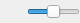
<?xml version="1.0" encoding="UTF-8"?>
<ui version="4.0">
 <class>VolumeWidget</class>
 <widget class="QWidget" name="VolumeWidget">
  <property name="geometry">
   <rect>
    <x>0</x>
    <y>0</y>
    <width>80</width>
    <height>22</height>
   </rect>
  </property>
  <property name="sizePolicy">
   <sizepolicy hsizetype="Preferred" vsizetype="Preferred">
    <horstretch>0</horstretch>
    <verstretch>0</verstretch>
   </sizepolicy>
  </property>
  <property name="minimumSize">
   <size>
    <width>80</width>
    <height>0</height>
   </size>
  </property>
  <property name="windowTitle">
   <string>Form</string>
  </property>
  <layout class="QHBoxLayout" name="horizontalLayout">
   <property name="spacing">
    <number>3</number>
   </property>
   <property name="leftMargin">
    <number>0</number>
   </property>
   <property name="topMargin">
    <number>0</number>
   </property>
   <property name="rightMargin">
    <number>0</number>
   </property>
   <property name="bottomMargin">
    <number>0</number>
   </property>
   <item>
    <widget class="VolumeButton" name="volumeButton">
     <property name="toolTip">
      <string>Mute</string>
     </property>
     <property name="text">
      <string/>
     </property>
     <property name="icon">
      <iconset resource="../../icons.qrc">
       <normaloff>:/tango/images/icons/tango/audio-volume-medium.png</normaloff>:/tango/images/icons/tango/audio-volume-medium.png</iconset>
     </property>
     <property name="checkable">
      <bool>false</bool>
     </property>
     <property name="autoRaise">
      <bool>true</bool>
     </property>
    </widget>
   </item>
   <item>
    <widget class="QSlider" name="volumeSlider">
     <property name="maximumSize">
      <size>
       <width>16777215</width>
       <height>16777215</height>
      </size>
     </property>
     <property name="minimum">
      <number>1</number>
     </property>
     <property name="maximum">
      <number>100</number>
     </property>
     <property name="singleStep">
      <number>10</number>
     </property>
     <property name="pageStep">
      <number>10</number>
     </property>
     <property name="value">
      <number>50</number>
     </property>
     <property name="orientation">
      <enum>Qt::Horizontal</enum>
     </property>
     <property name="invertedAppearance">
      <bool>false</bool>
     </property>
     <property name="invertedControls">
      <bool>false</bool>
     </property>
    </widget>
   </item>
  </layout>
 </widget>
 <customwidgets>
  <customwidget>
   <class>VolumeButton</class>
   <extends>QToolButton</extends>
   <header>widgets/volume/volumebutton.h</header>
  </customwidget>
 </customwidgets>
 <resources>
  <include location="../../icons.qrc"/>
 </resources>
 <connections/>
</ui>
